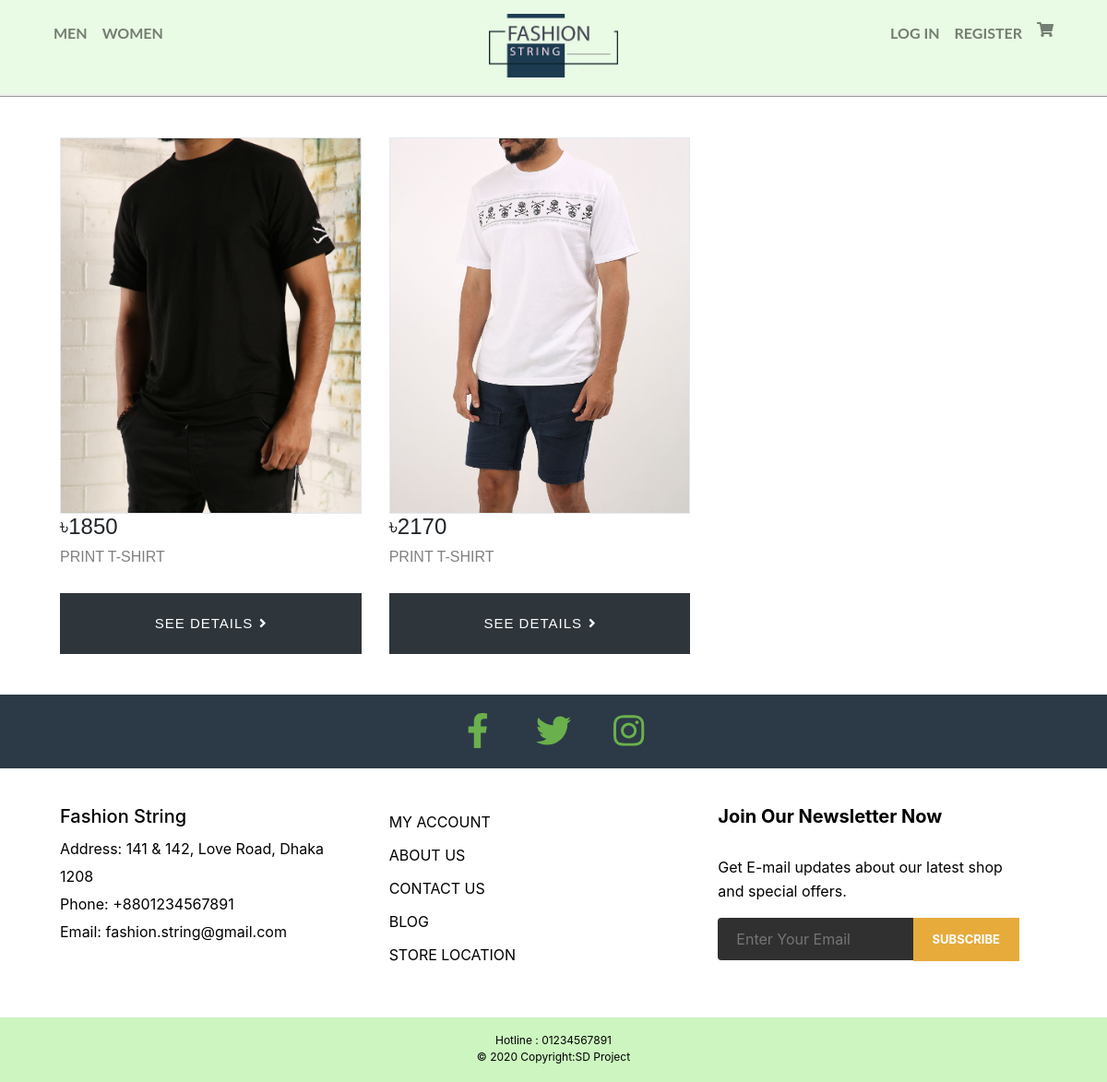
/product.php?cat_id=4, run on the app's committed database.
### tables this page shows
CREATE TABLE `product` (
  `Product_ID` int(255) NOT NULL,
  `Title` varchar(255) NOT NULL,
  `Price` float NOT NULL,
  `Image1` varchar(255) NOT NULL,
  `Image2` varchar(255) NOT NULL,
  `parent_cat` int(255) NOT NULL,
  `cat_id` int(255) NOT NULL,
  `Description` varchar(255) NOT NULL,
  `Status` tinyint(5) NOT NULL,
  `Qty` int(255) NOT NULL
);

### product.php (the view, shortened to what this page needs)
<?php
include "db_connection.php";  ?>
<html>
<head>
<link rel="stylesheet" href="css/style.css">
<link rel="stylesheet" href="https://stackpath.bootstrapcdn.com/bootstrap/4.3.1/css/bootstrap.min.css">
<link rel="stylesheet" href="css/bootstrap.min.css" type="text/css">
<link rel="stylesheet" href="css/font-awesome.min.css" type="text/css">
<link rel="stylesheet" href="css/themify-icons.css" type="text/css">
<link rel="stylesheet" href="css/elegant-icons.css" type="text/css">
<link rel="stylesheet" href="css/owl.carousel.min.css" type="text/css">
<link rel="stylesheet" href="css/nice-select.css" type="text/css">
<link rel="stylesheet" href="css/jquery-ui.min.css" type="text/css">
<link rel="stylesheet" href="css/slicknav.min.css" type="text/css">
</head>
<body>
    <?php
    include "header.php"; ?>
    <br>
  <div class="container">
    <div class="row">
  <?php
    $query =  "SELECT `Product_ID`, `Title`, `Price`, `Image1`, `Image2`, `parent_cat`, `cat_id`, `Description`, `Status`, `Qty` FROM `product` WHERE cat_id=$_GET[cat_id] ORDER BY Product_ID ASC";
    $queryfire = mysqli_query($conn , $query);
    $num = mysqli_num_rows($queryfire);
    if ($num > 0) {
        while ($product = mysqli_fetch_array($queryfire)) {
            ?>
            <div class="col-md-4 col-sm-6">
                <div class="product-grid">
                    <div class="product-image">
                        <a href="product-details.php?product_id=<?php echo $product['Product_ID'];?>">
                          <img class="pic-1" src="<?php echo $product['Image1']; ?>">
                        </a>
                    </div>
                    <div class="product-content">
                        <h4> &#2547;<?php echo $product['Price']; ?>
                        <h3 class="title"><?php echo $product['Title']; ?></h3>
                        <a class="all-deals" href="product-details.php?product_id=<?php echo $product['Product_ID'];?>">See Details<i class="fa fa-angle-right icon"></i></a>
                   </div>
                   <br>
                </div>
            </div>
            <?php
        }
    }
    ?>
    </div>
</div>
<?php
include "footer.php"; ?>
</body>
</html>

### css/style.css (style rules this page uses)
* { box-sizing: border-box; padding: 0; margin: 0; }
.row { width: 100%; }
.row { width: 100%; padding: 20px 20px 20px 20px; }
.product-grid { font-family:Poppins,sans-serif; position:relative; z-index:1 }
.product-grid .product-image { border:1px solid #e4e9ef; position:relative; transition:all .3s ease 0s }
.product-grid .product-image a { display:block }
.product-grid .product-image img { width:100%; height:auto }
.product-grid .pic-1 { opacity:1; transition:all .5s ease-out 0s }
.product-grid .title { font-size:16px; font-weight:400; text-transform:capitalize; margin:0 0 30px; transition:all .3s ease 0s }
.product-grid .all-deals { display:block; color:#fff; background-color:#2e353b; font-size:15px;letter-spacing:1px; text-align:center; text-transform:uppercase; padding:22px 5px; transition:all .5s ease 0s }
.product-grid .all-deals .icon { margin-left:7px }
h4 { font-weight: bold; }
.container { padding: 0 16px; }
.container::after, .row::after { content: ""; clear: both; display: table; }
.title { color: grey; }

### data on the page
product: Image1 (picture), Price "1850", Title "PRINT T-SHIRT"
product: Image1 (picture), Price "2170", Title "PRINT T-SHIRT"

### other printed values
$user "LOG IN"
$registration "REGISTER"
